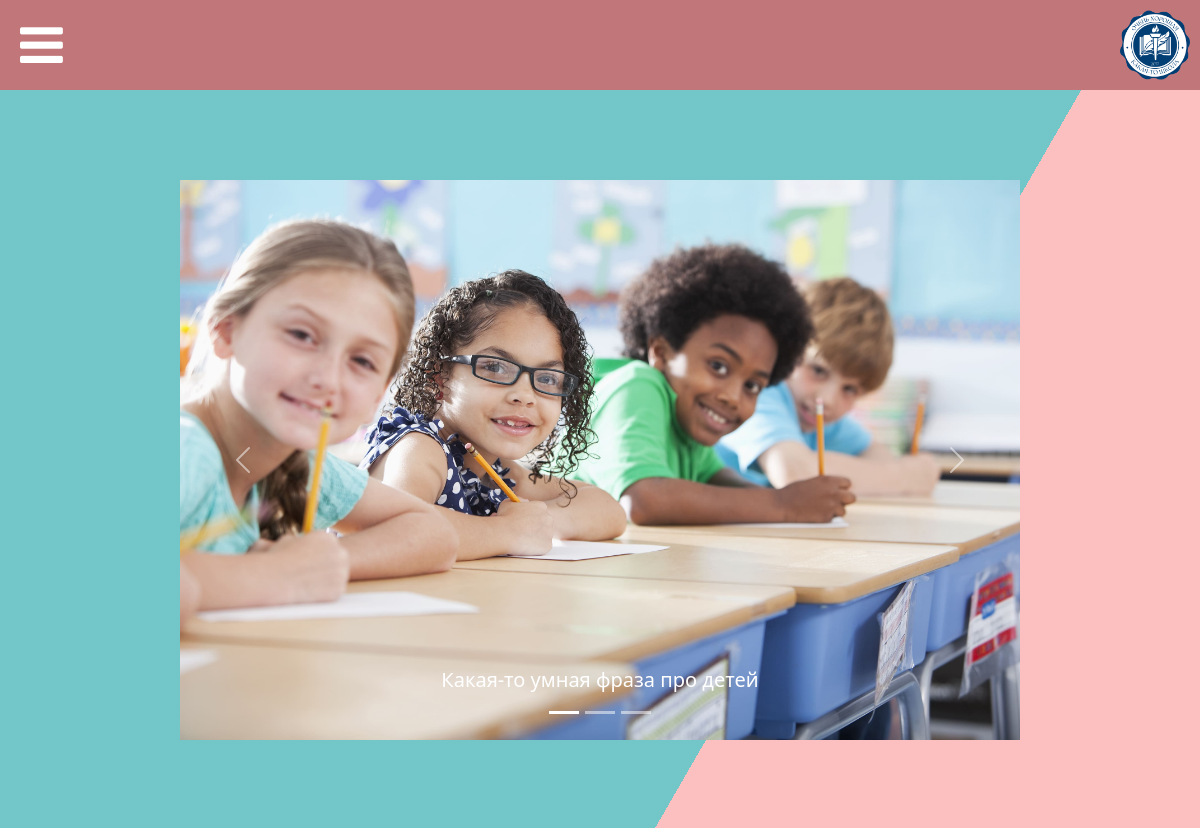
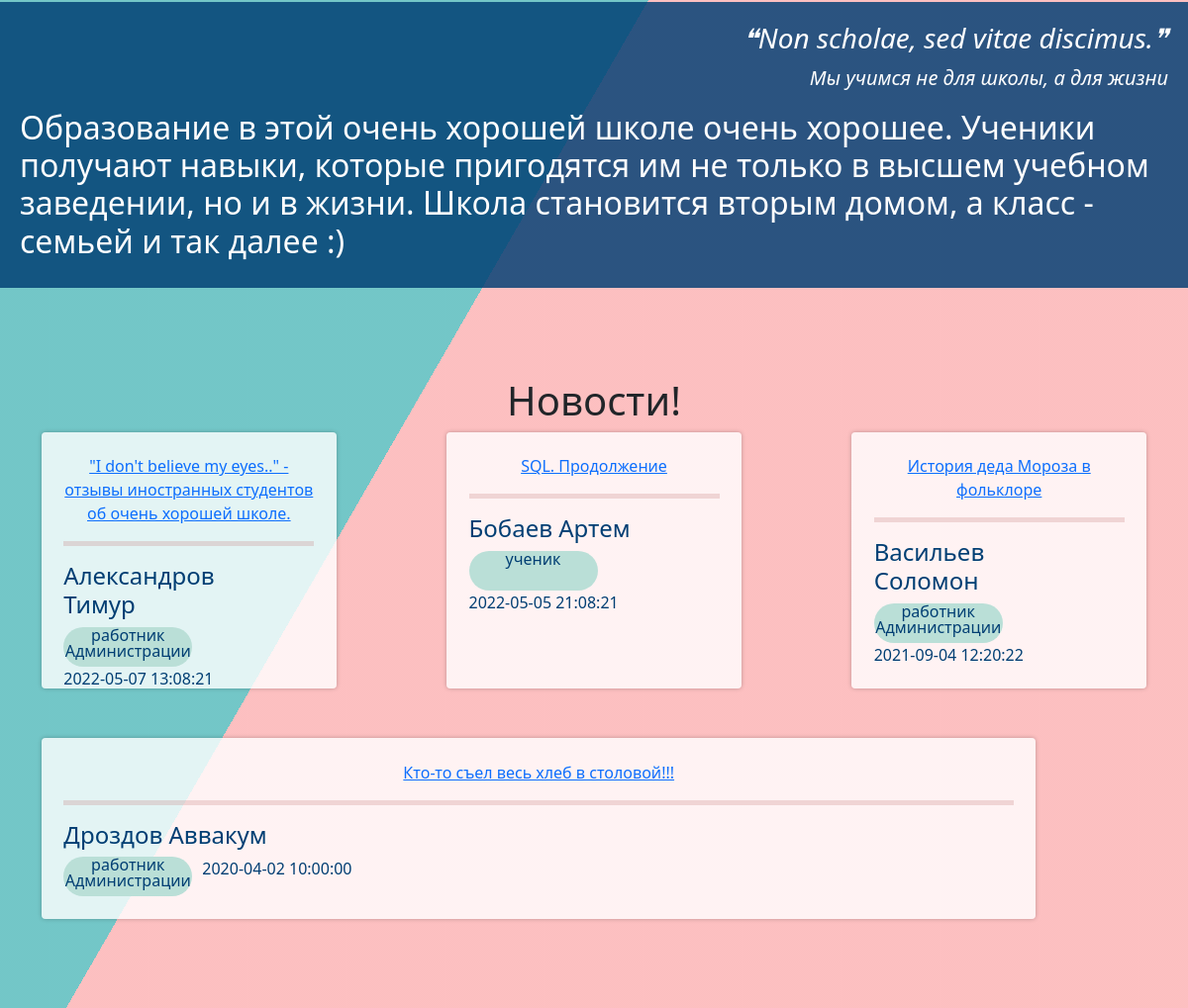
The page / on the database its author committed (2 pictures, top to bottom).
### data/news.py (models this page shows)
class News(SqlAlchemyBase):
    __tablename__ = 'news'
    id = sqlalchemy.Column(sqlalchemy.Integer,
                           primary_key=True, autoincrement=True)
    title = sqlalchemy.Column(sqlalchemy.String, nullable=False)
    content = sqlalchemy.Column(sqlalchemy.Text, nullable=True)
    date = sqlalchemy.Column(sqlalchemy.DateTime, default=datetime.datetime.now)
    author_id = sqlalchemy.Column(sqlalchemy.Integer,
                                  sqlalchemy.ForeignKey("accounts.id"))
    seem_for = sqlalchemy.Column(sqlalchemy.Text, nullable=False)
    user = orm.relation('User')

### data/users.py (models this page shows, shortened)
class User(SqlAlchemyBase, UserMixin):
    __tablename__ = 'accounts'
    id = sqlalchemy.Column(sqlalchemy.Integer,
                           primary_key=True, autoincrement=True, unique=True)
    surname = sqlalchemy.Column(sqlalchemy.String, nullable=False)
    name = sqlalchemy.Column(sqlalchemy.String, nullable=False)
    patronymic = sqlalchemy.Column(sqlalchemy.String, nullable=True)
    email = sqlalchemy.Column(sqlalchemy.String,
                              index=True, unique=True, nullable=False)
    hashed_password = sqlalchemy.Column(sqlalchemy.String, nullable=False)
    status_id = sqlalchemy.Column(sqlalchemy.Integer)
    news = orm.relation("News", back_populates='user')

### tables this page shows
CREATE TABLE statuses (id INTEGER PRIMARY KEY AUTOINCREMENT UNIQUE NOT NULL, status STRING NOT NULL UNIQUE);

### main.py (the view)
@app.route('/')
def index():
    try:
        with open('static/json/content.json', mode='r', encoding='utf-8') as f:
            data = json.load(f)
        db_sess = db_session.create_session()
        news = db_sess.query(News).order_by(News.date).all()[::-1]  # питонист
        return render_template("index.html", title="Главная", pages=app.config["PAGES"], **(data["/"]), news=news)
    except Exception as error:
        logging.fatal(error)

### data/db_session.py (called while the page is built)
def create_session() -> Session:
    global __factory
    return __factory()

### main.py (called while the page is built)
@app.context_processor
def utility_processor():
    def make_readable_status(status_id):
        return app.config["ROLES_REVERSE"][status_id]
    return dict(make_readable_status=make_readable_status)

### templates/index.html (shortened to what this page needs)
{% extends "base.html" %}
{% block content %}
<div class="bg"></div>
<div class="bg bg2"></div>
<div class="bg bg3"></div>
<div class="spacebar-my"></div>
<div class="container-fluid my-carousel">
    <div id="carouselExampleCaptions" class="carousel slide" data-bs-ride="carousel">
        <div class="carousel-indicators">
            <button type="button" data-bs-target="#carouselExampleCaptions" data-bs-slide-to="0" class="active"
                    aria-current="true" aria-label="Slide 1"></button>
            <button type="button" data-bs-target="#carouselExampleCaptions" data-bs-slide-to="1"
                    aria-label="Slide 2"></button>
            <button type="button" data-bs-target="#carouselExampleCaptions" data-bs-slide-to="2"
                    aria-label="Slide 3"></button>
        </div>
        <div class="carousel-inner">
            <div class="carousel-item active">
                <img src="/../static/img/carousel-1.jpg" class="d-block w-100" alt="...">
                <div class="carousel-caption d-none d-md-block">
                    <h5>Какая-то умная фраза про детей</h5>
                </div>
            </div>
        </div>
        <button class="carousel-control-prev" type="button" data-bs-target="#carouselExampleCaptions"
                data-bs-slide="prev">
            <span class="carousel-control-prev-icon" aria-hidden="true"></span>
        </button>
        <button class="carousel-control-next" type="button" data-bs-target="#carouselExampleCaptions"
                data-bs-slide="next">
            <span class="carousel-control-next-icon" aria-hidden="true"></span>
        </button>
    </div>
</div>
<div class="spacebar-my"></div>
<div class="container-fluid index-description">
    <div class="container-fluid text-description">
        <blockquote class="blockquote">
            <h3 align="right"><em>❝Non scholae, sed vitae discimus.❞</em></h3>
            <p align="right"><em>Мы учимся не для школы, а для жизни</em></p>
        </blockquote>
        <h2>{{ content_text }}</h2>
    </div>
</div>
<div class="spacebar-my"></div>
<h1 align="center">Новости!</h1>
<div class="container px-4">
    {% for item in news %}
    {% if (loop.index - 1) % 3 == 0%}
    <div class="row">
        {% endif %}
        <div class="col-sm container-index">
            <div class="news-content">
                <a href="/news/{{ item.id }}">{{ item.title }}</a>
            </div>
            <hr width="100%" size="7" color="#C17779"/>
            <div class="content-info-index">
                <h4>{{ item.user.surname }} {{ item.user.name }}</h4>
                <div class="info-wrapper">
                    <div class="status d-inline-block" tabindex="0" data-bs-toggle="tooltip" title="Роль в школе"><a>{{
                        make_readable_status(item.user.status_id) }}</a></div>
                    <div style="min-width: 10px; height: 40px;"></div>
                    <span class="d-inline-block" tabindex="0" data-bs-toggle="tooltip" style="height: 40px;"
                          title="Дата и время публикации">
                        <a style="vertical-align: top; ">{{ item.date }}</a>
                    </span>
                </div>
            </div>
        </div>
        {% if (loop.index - 1) % 3 == 1 or (loop.index - 1) % 3 == 0 %}
        <div class="spacebar-news"></div>
        {% endif %}
        {% if (loop.index - 1) % 3 == 2%}
    </div>
    <div class="spacebar-news"></div>
    {% endif %}
    {% endfor %}
</div>
<div class="spacebar-my"></div>
{% endblock %}

### static/css/style.css (style rules this page uses)
:root { --color-primary: rgba(193, 119, 121, 0.69); --second-color: #fff; }
* { margin: 0; padding: 0; box-sizing: border-box; }
h4 { color: #003e73; }
.spacebar-my { width: 100%; height: 90px; }
.bg { animation:slide 3s ease-in-out infinite alternate; background-image: linear-gradient(-60deg, #FDB7B9 50%, #60BFC1 50%); bottom:0; left:-50%; opacity:.5; position:fixed; right:-50%; top:0; z-index:-1; }
.bg2 { animation-direction:alternate-reverse; animation-duration:4s; }
.bg3 { animation-duration:5s; }
.status { width: 130px; height: 40px; border-radius: 60px; background-color: #BADFD7; text-align: center; color: #003e73; line-height: 1em; flex-grow: 0; flex-shrink: 0; vertical-align: middle; }

### static/css/index_style.css (style rules this page uses)
.my-carousel { padding-left: 0; padding-right: 0; width: 70%; height: 30%; }
.index-description { background-color: rgba(0, 62, 115, 0.83); width: 100%; padding: 0; }
.text-description { padding: 20px; box-sizing:border-box; color: #FFF; display: inline-block; }
.content-info-index { border-radius:.25em; box-sizing:border-box; width: 80%; height: 20%; left:50%; text-align:left; color: #003e73; }
.info-wrapper { display: flex; flex-flow: row wrap; height: 40px; }
.spacebar-news { width:10%; height: 50px; }
.container-index { background-color:rgba(255,255,255,.8); border-radius:.25em; box-shadow:0 0 .25em rgba(0,0,0,.25); box-sizing:border-box; padding: 2%; text-align:center; overflow: auto; }

### static/css/news_view.css (style rules this page uses)
hr { margin: 1rem 0; color: #C17779; background-color: currentColor; border: 0; opacity: .25; }

### rows shown on the page
News: title "\"I don't believe my eyes..\" - отзывы иностранных студентов об очень хорошей школе.", user.surname "Александров", user.name "Тимур", date "2022-05-07 13:08:21"
statuses: status "работник Администрации"
News: title "SQL. Продолжение", user.surname "Бобаев", user.name "Артем", date "2022-05-05 21:08:21"
statuses: status "ученик"
News: title "История деда Мороза в фольклoре", user.surname "Васильев", user.name "Соломон", date "2021-09-04 12:20:22"
News: title "Кто-то съел весь хлеб в столовой!!!", user.surname "Дроздов", user.name "Аввакум", date "2020-04-02 10:00:00"
